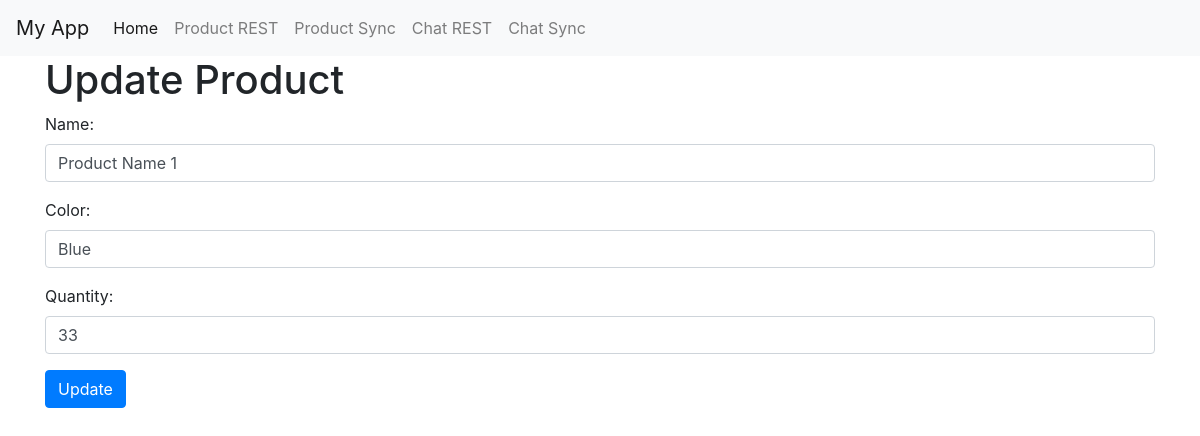
Screenshot of /update/1 with the database file from the repository.
### tables this page shows
CREATE TABLE Product
             (ID INTEGER PRIMARY KEY AUTOINCREMENT,
             Name TEXT NOT NULL,
             Color TEXT NOT NULL,
             Quantity INT NOT NULL);

### app.py (the view)
@app.route('/update/<int:id>', methods=['GET', 'POST'])
def update(id):
    if request.method == 'POST':
        name = request.form['name']
        color = request.form['color']
        quantity = request.form['quantity']
        conn = sqlite3.connect('database.db')
        c = conn.cursor()
        c.execute('UPDATE product SET name=?, color=?, quantity=? WHERE id=?', (name, color, quantity, id))
        conn.commit()
        conn.close()
        return redirect('/product')
    else:
        conn = sqlite3.connect('database.db')
        c = conn.cursor()
        c.execute('SELECT * FROM Product WHERE id=?', (id,))
        product = c.fetchone()
        conn.close()
        return render_template('update.html', product=product)

### templates/update.html (shortened to what this page needs)
{% extends 'base.html' %}
{% block content %}
    <h1>Update Product</h1>
    <form method="POST" action="/update/{{ product[0] }}">
        <div class="form-group">
            <label for="name">Name:</label>
            <input type="text" class="form-control" id="name" name="name" value="{{ product[1] }}" required>
        </div>
        <div class="form-group">
            <label for="color">Color:</label>
            <input type="text" class="form-control" id="color" name="color" value="{{ product[2] }}" required>
        </div>
        <div class="form-group">
            <label for="quantity">Quantity:</label>
            <input type="number" class="form-control" id="quantity" name="quantity" value="{{ product[3] }}" required>
        </div>
        <button type="submit" class="btn btn-primary">Update</button>
    </form>
{% endblock %}

### rows the page displays
Product: name "Product Name 1", color "Blue", quantity "33"
